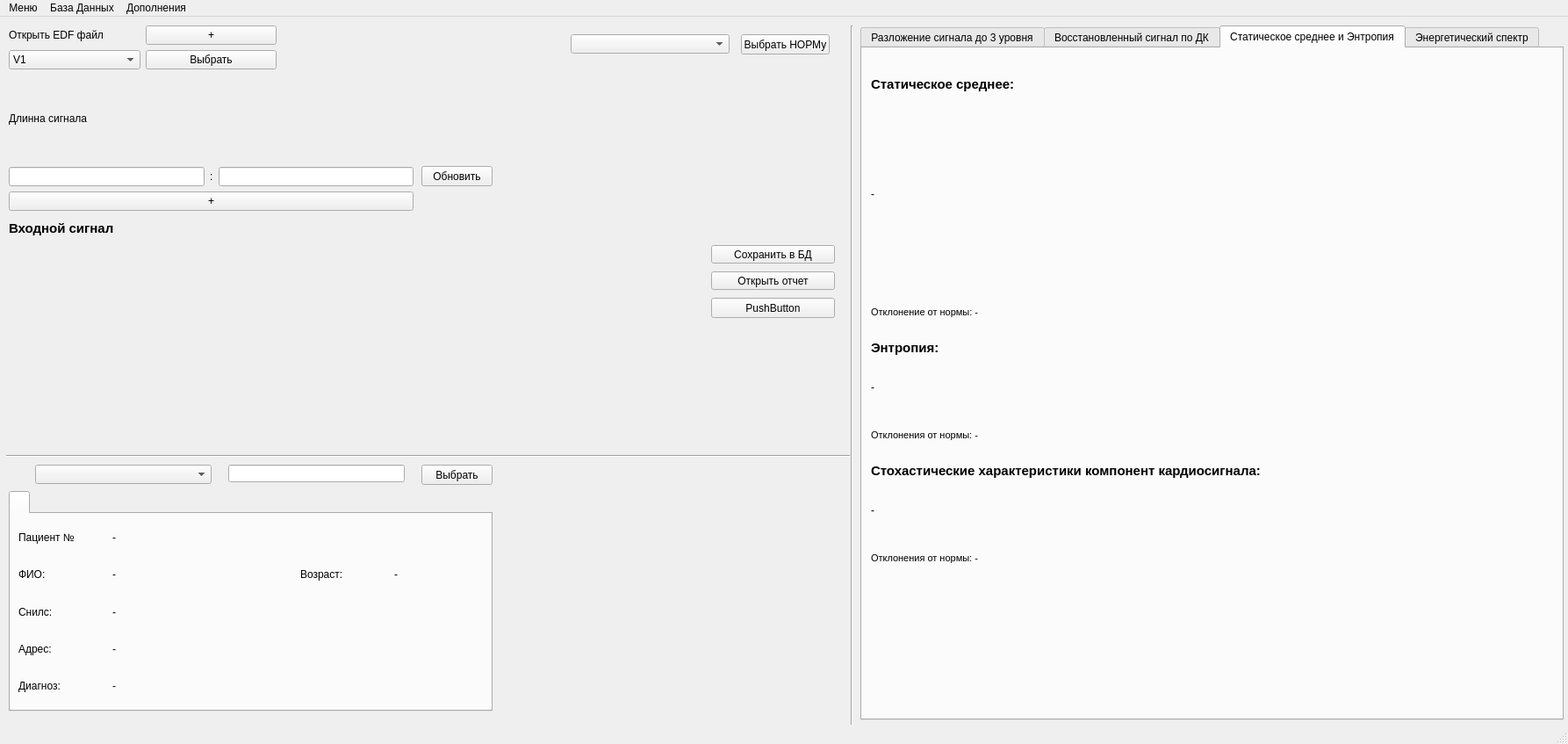
<?xml version="1.0" encoding="UTF-8"?>
<ui version="4.0">
 <class>MainWindow</class>
 <widget class="QMainWindow" name="MainWindow">
  <property name="geometry">
   <rect>
    <x>0</x>
    <y>0</y>
    <width>1786</width>
    <height>847</height>
   </rect>
  </property>
  <property name="windowTitle">
   <string>MainWindow</string>
  </property>
  <widget class="QWidget" name="centralwidget">
   <widget class="Line" name="line">
    <property name="geometry">
     <rect>
      <x>960</x>
      <y>10</y>
      <width>20</width>
      <height>881</height>
     </rect>
    </property>
    <property name="orientation">
     <enum>Qt::Vertical</enum>
    </property>
   </widget>
   <widget class="QWidget" name="layoutWidget">
    <property name="geometry">
     <rect>
      <x>10</x>
      <y>10</y>
      <width>461</width>
      <height>211</height>
     </rect>
    </property>
    <layout class="QVBoxLayout" name="verticalLayout">
     <item>
      <layout class="QGridLayout" name="gridLayout">
       <item row="0" column="0">
        <widget class="QLabel" name="label">
         <property name="text">
          <string>Открыть EDF файл</string>
         </property>
        </widget>
       </item>
       <item row="1" column="0">
        <widget class="QComboBox" name="comboBox">
         <item>
          <property name="text">
           <string>V1</string>
          </property>
         </item>
         <item>
          <property name="text">
           <string>V2</string>
          </property>
         </item>
         <item>
          <property name="text">
           <string>V3</string>
          </property>
         </item>
         <item>
          <property name="text">
           <string>VR</string>
          </property>
         </item>
         <item>
          <property name="text">
           <string>VL</string>
          </property>
         </item>
         <item>
          <property name="text">
           <string>VF</string>
          </property>
         </item>
        </widget>
       </item>
       <item row="0" column="1">
        <widget class="QPushButton" name="pushButton">
         <property name="text">
          <string>+</string>
         </property>
        </widget>
       </item>
       <item row="0" column="2">
        <widget class="QLabel" name="label_4">
         <property name="text">
          <string/>
         </property>
        </widget>
       </item>
       <item row="1" column="1">
        <widget class="QPushButton" name="pushButton_7">
         <property name="text">
          <string>Выбрать</string>
         </property>
        </widget>
       </item>
      </layout>
     </item>
     <item>
      <layout class="QGridLayout" name="gridLayout_2">
       <item row="1" column="2">
        <widget class="QLineEdit" name="lineEdit_2"/>
       </item>
       <item row="1" column="1">
        <widget class="QLabel" name="label_3">
         <property name="text">
          <string>:</string>
         </property>
        </widget>
       </item>
       <item row="1" column="0">
        <widget class="QLineEdit" name="lineEdit"/>
       </item>
       <item row="0" column="0">
        <widget class="QLabel" name="label_2">
         <property name="text">
          <string>Длинна сигнала</string>
         </property>
        </widget>
       </item>
      </layout>
     </item>
     <item>
      <widget class="QPushButton" name="pushButton_3">
       <property name="text">
        <string>+</string>
       </property>
      </widget>
     </item>
    </layout>
   </widget>
   <widget class="QPushButton" name="pushButton_4">
    <property name="geometry">
     <rect>
      <x>480</x>
      <y>170</y>
      <width>81</width>
      <height>23</height>
     </rect>
    </property>
    <property name="text">
     <string>Обновить</string>
    </property>
   </widget>
   <widget class="QTabWidget" name="tabWidget">
    <property name="geometry">
     <rect>
      <x>980</x>
      <y>10</y>
      <width>801</width>
      <height>791</height>
     </rect>
    </property>
    <property name="currentIndex">
     <number>2</number>
    </property>
    <widget class="QWidget" name="tab">
     <attribute name="title">
      <string>Разложение сигнала до 3 уровня</string>
     </attribute>
     <widget class="PlotWidget" name="widget" native="true">
      <property name="geometry">
       <rect>
        <x>10</x>
        <y>40</y>
        <width>779</width>
        <height>171</height>
       </rect>
      </property>
     </widget>
     <widget class="QLabel" name="label_7">
      <property name="geometry">
       <rect>
        <x>10</x>
        <y>10</y>
        <width>781</width>
        <height>21</height>
       </rect>
      </property>
      <property name="font">
       <font>
        <pointsize>11</pointsize>
        <weight>75</weight>
        <bold>true</bold>
       </font>
      </property>
      <property name="text">
       <string>Разложение сигнала до уровня 1</string>
      </property>
     </widget>
     <widget class="QLabel" name="label_8">
      <property name="geometry">
       <rect>
        <x>10</x>
        <y>220</y>
        <width>781</width>
        <height>21</height>
       </rect>
      </property>
      <property name="font">
       <font>
        <pointsize>11</pointsize>
        <weight>75</weight>
        <bold>true</bold>
       </font>
      </property>
      <property name="text">
       <string>Разложение сигнала до уровня 2</string>
      </property>
     </widget>
     <widget class="PlotWidget" name="widget_2" native="true">
      <property name="geometry">
       <rect>
        <x>10</x>
        <y>250</y>
        <width>779</width>
        <height>171</height>
       </rect>
      </property>
     </widget>
     <widget class="PlotWidget" name="widget_3" native="true">
      <property name="geometry">
       <rect>
        <x>10</x>
        <y>460</y>
        <width>779</width>
        <height>171</height>
       </rect>
      </property>
     </widget>
     <widget class="QLabel" name="label_9">
      <property name="geometry">
       <rect>
        <x>10</x>
        <y>430</y>
        <width>781</width>
        <height>21</height>
       </rect>
      </property>
      <property name="font">
       <font>
        <pointsize>11</pointsize>
        <weight>75</weight>
        <bold>true</bold>
       </font>
      </property>
      <property name="text">
       <string>Разложение сигнала до уровня 3</string>
      </property>
     </widget>
    </widget>
    <widget class="QWidget" name="tab_2">
     <attribute name="title">
      <string>Восстановленный сигнал по ДК</string>
     </attribute>
     <widget class="PlotWidget" name="widget_5" native="true">
      <property name="geometry">
       <rect>
        <x>10</x>
        <y>40</y>
        <width>779</width>
        <height>171</height>
       </rect>
      </property>
     </widget>
     <widget class="QLabel" name="label_10">
      <property name="geometry">
       <rect>
        <x>10</x>
        <y>10</y>
        <width>781</width>
        <height>21</height>
       </rect>
      </property>
      <property name="font">
       <font>
        <pointsize>11</pointsize>
        <weight>75</weight>
        <bold>true</bold>
       </font>
      </property>
      <property name="text">
       <string>Восстановленный сигнал по детализирующим коэфициентам на частоте:</string>
      </property>
     </widget>
     <widget class="QLabel" name="label_11">
      <property name="geometry">
       <rect>
        <x>10</x>
        <y>220</y>
        <width>781</width>
        <height>21</height>
       </rect>
      </property>
      <property name="font">
       <font>
        <pointsize>11</pointsize>
        <weight>75</weight>
        <bold>true</bold>
       </font>
      </property>
      <property name="text">
       <string>Восстановленный сигнал по детализирующим коэфициентам на частоте:</string>
      </property>
     </widget>
     <widget class="PlotWidget" name="widget_6" native="true">
      <property name="geometry">
       <rect>
        <x>10</x>
        <y>250</y>
        <width>779</width>
        <height>171</height>
       </rect>
      </property>
     </widget>
     <widget class="PlotWidget" name="widget_7" native="true">
      <property name="geometry">
       <rect>
        <x>10</x>
        <y>460</y>
        <width>779</width>
        <height>171</height>
       </rect>
      </property>
     </widget>
     <widget class="QLabel" name="label_12">
      <property name="geometry">
       <rect>
        <x>10</x>
        <y>430</y>
        <width>781</width>
        <height>21</height>
       </rect>
      </property>
      <property name="font">
       <font>
        <pointsize>11</pointsize>
        <weight>75</weight>
        <bold>true</bold>
       </font>
      </property>
      <property name="text">
       <string>Восстановленный сигнал по детализирующим коэфициентам на частоте:</string>
      </property>
     </widget>
    </widget>
    <widget class="QWidget" name="tab_3">
     <attribute name="title">
      <string>Статическое среднее и Энтропия</string>
     </attribute>
     <widget class="QLabel" name="label_13">
      <property name="geometry">
       <rect>
        <x>10</x>
        <y>30</y>
        <width>271</width>
        <height>21</height>
       </rect>
      </property>
      <property name="font">
       <font>
        <pointsize>11</pointsize>
        <weight>75</weight>
        <bold>true</bold>
       </font>
      </property>
      <property name="text">
       <string>Статическое среднее:</string>
      </property>
     </widget>
     <widget class="QLabel" name="label_14">
      <property name="geometry">
       <rect>
        <x>10</x>
        <y>330</y>
        <width>271</width>
        <height>21</height>
       </rect>
      </property>
      <property name="font">
       <font>
        <pointsize>11</pointsize>
        <weight>75</weight>
        <bold>true</bold>
       </font>
      </property>
      <property name="text">
       <string>Энтропия:</string>
      </property>
     </widget>
     <widget class="QLabel" name="label_15">
      <property name="geometry">
       <rect>
        <x>10</x>
        <y>60</y>
        <width>771</width>
        <height>211</height>
       </rect>
      </property>
      <property name="text">
       <string>-</string>
      </property>
     </widget>
     <widget class="QLabel" name="label_16">
      <property name="geometry">
       <rect>
        <x>10</x>
        <y>360</y>
        <width>771</width>
        <height>51</height>
       </rect>
      </property>
      <property name="text">
       <string>-</string>
      </property>
     </widget>
     <widget class="QLabel" name="label_29">
      <property name="geometry">
       <rect>
        <x>10</x>
        <y>280</y>
        <width>771</width>
        <height>41</height>
       </rect>
      </property>
      <property name="font">
       <font>
        <pointsize>8</pointsize>
        <weight>50</weight>
        <bold>false</bold>
       </font>
      </property>
      <property name="text">
       <string>Отклонение от нормы: -</string>
      </property>
     </widget>
     <widget class="QLabel" name="label_30">
      <property name="geometry">
       <rect>
        <x>10</x>
        <y>420</y>
        <width>771</width>
        <height>41</height>
       </rect>
      </property>
      <property name="font">
       <font>
        <pointsize>8</pointsize>
        <weight>50</weight>
        <bold>false</bold>
       </font>
      </property>
      <property name="text">
       <string>Отклонения от нормы: -</string>
      </property>
     </widget>
     <widget class="QLabel" name="label_35">
      <property name="geometry">
       <rect>
        <x>10</x>
        <y>470</y>
        <width>781</width>
        <height>21</height>
       </rect>
      </property>
      <property name="font">
       <font>
        <pointsize>11</pointsize>
        <weight>75</weight>
        <bold>true</bold>
       </font>
      </property>
      <property name="text">
       <string>Стохастические характеристики компонент кардиосигнала:</string>
      </property>
     </widget>
     <widget class="QLabel" name="label_36">
      <property name="geometry">
       <rect>
        <x>10</x>
        <y>500</y>
        <width>771</width>
        <height>51</height>
       </rect>
      </property>
      <property name="text">
       <string>-</string>
      </property>
     </widget>
     <widget class="QLabel" name="label_37">
      <property name="geometry">
       <rect>
        <x>10</x>
        <y>560</y>
        <width>771</width>
        <height>41</height>
       </rect>
      </property>
      <property name="font">
       <font>
        <pointsize>8</pointsize>
        <weight>50</weight>
        <bold>false</bold>
       </font>
      </property>
      <property name="text">
       <string>Отклонения от нормы: -</string>
      </property>
     </widget>
    </widget>
    <widget class="QWidget" name="tab_4">
     <attribute name="title">
      <string>Энергетический спектр</string>
     </attribute>
     <widget class="PlotWidget" name="widget_8" native="true">
      <property name="geometry">
       <rect>
        <x>10</x>
        <y>40</y>
        <width>779</width>
        <height>171</height>
       </rect>
      </property>
     </widget>
     <widget class="QLabel" name="label_17">
      <property name="geometry">
       <rect>
        <x>10</x>
        <y>10</y>
        <width>781</width>
        <height>21</height>
       </rect>
      </property>
      <property name="font">
       <font>
        <pointsize>11</pointsize>
        <weight>75</weight>
        <bold>true</bold>
       </font>
      </property>
      <property name="text">
       <string>Энергетический спектр PS1</string>
      </property>
     </widget>
     <widget class="PlotWidget" name="widget_9" native="true">
      <property name="geometry">
       <rect>
        <x>10</x>
        <y>250</y>
        <width>779</width>
        <height>171</height>
       </rect>
      </property>
     </widget>
     <widget class="QLabel" name="label_18">
      <property name="geometry">
       <rect>
        <x>10</x>
        <y>220</y>
        <width>781</width>
        <height>21</height>
       </rect>
      </property>
      <property name="font">
       <font>
        <pointsize>11</pointsize>
        <weight>75</weight>
        <bold>true</bold>
       </font>
      </property>
      <property name="text">
       <string>Энергетический спектр PS2</string>
      </property>
     </widget>
     <widget class="QLabel" name="label_31">
      <property name="geometry">
       <rect>
        <x>10</x>
        <y>430</y>
        <width>781</width>
        <height>21</height>
       </rect>
      </property>
      <property name="font">
       <font>
        <pointsize>11</pointsize>
        <weight>75</weight>
        <bold>true</bold>
       </font>
      </property>
      <property name="text">
       <string>Энергетический спектр PS3</string>
      </property>
     </widget>
     <widget class="PlotWidget" name="widget_18" native="true">
      <property name="geometry">
       <rect>
        <x>10</x>
        <y>460</y>
        <width>779</width>
        <height>171</height>
       </rect>
      </property>
     </widget>
    </widget>
   </widget>
   <widget class="PlotWidget" name="widget_4" native="true">
    <property name="geometry">
     <rect>
      <x>10</x>
      <y>260</y>
      <width>781</width>
      <height>229</height>
     </rect>
    </property>
   </widget>
   <widget class="QLabel" name="label_32">
    <property name="geometry">
     <rect>
      <x>10</x>
      <y>230</y>
      <width>781</width>
      <height>21</height>
     </rect>
    </property>
    <property name="font">
     <font>
      <pointsize>11</pointsize>
      <weight>75</weight>
      <bold>true</bold>
     </font>
    </property>
    <property name="text">
     <string>Входной сигнал</string>
    </property>
   </widget>
   <widget class="QPushButton" name="pushButton_5">
    <property name="geometry">
     <rect>
      <x>810</x>
      <y>260</y>
      <width>141</width>
      <height>21</height>
     </rect>
    </property>
    <property name="text">
     <string>Сохранить в БД</string>
    </property>
   </widget>
   <widget class="QPushButton" name="pushButton_6">
    <property name="geometry">
     <rect>
      <x>810</x>
      <y>290</y>
      <width>141</width>
      <height>21</height>
     </rect>
    </property>
    <property name="text">
     <string>Открыть отчет</string>
    </property>
   </widget>
   <widget class="QPushButton" name="pushButton_8">
    <property name="geometry">
     <rect>
      <x>480</x>
      <y>510</y>
      <width>81</width>
      <height>23</height>
     </rect>
    </property>
    <property name="text">
     <string>Выбрать</string>
    </property>
   </widget>
   <widget class="QTabWidget" name="tabWidget">
    <property name="geometry">
     <rect>
      <x>10</x>
      <y>540</y>
      <width>551</width>
      <height>251</height>
     </rect>
    </property>
    <widget class="QWidget" name="Page1">
     <attribute name="title">
      <string/>
     </attribute>
     <layout class="QGridLayout" name="gridLayout_4">
      <item row="3" column="0">
       <widget class="QLabel" name="label_28">
        <property name="text">
         <string>Адрес:</string>
        </property>
       </widget>
      </item>
      <item row="1" column="1" colspan="2">
       <widget class="QLabel" name="label_23">
        <property name="text">
         <string>-</string>
        </property>
       </widget>
      </item>
      <item row="3" column="1" colspan="4">
       <widget class="QLabel" name="label_27">
        <property name="text">
         <string>-</string>
        </property>
       </widget>
      </item>
      <item row="0" column="1">
       <widget class="QLabel" name="label_26">
        <property name="text">
         <string>-</string>
        </property>
       </widget>
      </item>
      <item row="0" column="0">
       <widget class="QLabel" name="label_19">
        <property name="text">
         <string>Пациент № </string>
        </property>
       </widget>
      </item>
      <item row="2" column="0">
       <widget class="QLabel" name="label_22">
        <property name="text">
         <string>Снилс:</string>
        </property>
       </widget>
      </item>
      <item row="1" column="4">
       <widget class="QLabel" name="label_24">
        <property name="text">
         <string>-</string>
        </property>
       </widget>
      </item>
      <item row="1" column="0">
       <widget class="QLabel" name="label_20">
        <property name="text">
         <string>ФИО: </string>
        </property>
       </widget>
      </item>
      <item row="4" column="0">
       <widget class="QLabel" name="label_33">
        <property name="text">
         <string>Диагноз:</string>
        </property>
       </widget>
      </item>
      <item row="1" column="3">
       <widget class="QLabel" name="label_21">
        <property name="text">
         <string>Возраст:</string>
        </property>
       </widget>
      </item>
      <item row="2" column="1" colspan="4">
       <widget class="QLabel" name="label_25">
        <property name="text">
         <string>-</string>
        </property>
       </widget>
      </item>
      <item row="4" column="1" colspan="4">
       <widget class="QLabel" name="label_34">
        <property name="text">
         <string>-</string>
        </property>
       </widget>
      </item>
     </layout>
    </widget>
   </widget>
   <widget class="QComboBox" name="comboBox_2">
    <property name="geometry">
     <rect>
      <x>40</x>
      <y>510</y>
      <width>201</width>
      <height>22</height>
     </rect>
    </property>
   </widget>
   <widget class="QLineEdit" name="lineEdit_3">
    <property name="geometry">
     <rect>
      <x>260</x>
      <y>510</y>
      <width>201</width>
      <height>20</height>
     </rect>
    </property>
   </widget>
   <widget class="Line" name="line_2">
    <property name="geometry">
     <rect>
      <x>7</x>
      <y>490</y>
      <width>961</width>
      <height>20</height>
     </rect>
    </property>
    <property name="orientation">
     <enum>Qt::Horizontal</enum>
    </property>
   </widget>
   <widget class="QPushButton" name="pushButton_2">
    <property name="geometry">
     <rect>
      <x>810</x>
      <y>320</y>
      <width>141</width>
      <height>23</height>
     </rect>
    </property>
    <property name="text">
     <string>PushButton</string>
    </property>
   </widget>
   <widget class="QPushButton" name="pushButton_9">
    <property name="geometry">
     <rect>
      <x>844</x>
      <y>20</y>
      <width>101</width>
      <height>23</height>
     </rect>
    </property>
    <property name="text">
     <string>Выбрать НОРМу</string>
    </property>
   </widget>
   <widget class="QComboBox" name="comboBox_3">
    <property name="geometry">
     <rect>
      <x>650</x>
      <y>20</y>
      <width>181</width>
      <height>22</height>
     </rect>
    </property>
   </widget>
  </widget>
  <widget class="QMenuBar" name="menubar">
   <property name="geometry">
    <rect>
     <x>0</x>
     <y>0</y>
     <width>1786</width>
     <height>21</height>
    </rect>
   </property>
   <widget class="QMenu" name="menu">
    <property name="title">
     <string>Меню</string>
    </property>
    <addaction name="action"/>
   </widget>
   <widget class="QMenu" name="menu_2">
    <property name="title">
     <string>База Данных</string>
    </property>
    <addaction name="action_2"/>
    <addaction name="separator"/>
    <addaction name="action_4"/>
    <addaction name="action_5"/>
   </widget>
   <widget class="QMenu" name="menu_3">
    <property name="title">
     <string>Дополнения</string>
    </property>
    <addaction name="action_3"/>
   </widget>
   <addaction name="menu"/>
   <addaction name="menu_2"/>
   <addaction name="menu_3"/>
  </widget>
  <widget class="QStatusBar" name="statusbar"/>
  <action name="action">
   <property name="text">
    <string>Выход</string>
   </property>
  </action>
  <action name="action_2">
   <property name="text">
    <string>Открыть Базу данных</string>
   </property>
  </action>
  <action name="action_4">
   <property name="text">
    <string>Добавить &quot;Пациента&quot; в Базу Данных</string>
   </property>
  </action>
  <action name="action_3">
   <property name="text">
    <string>Работа с изображениями</string>
   </property>
  </action>
  <action name="action_5">
   <property name="text">
    <string>Добавить значение &quot;Норм&quot; в Базу Данных</string>
   </property>
  </action>
 </widget>
 <customwidgets>
  <customwidget>
   <class>PlotWidget</class>
   <extends>QWidget</extends>
   <header>pyqtgraph</header>
   <container>1</container>
  </customwidget>
 </customwidgets>
 <resources/>
 <connections/>
</ui>
